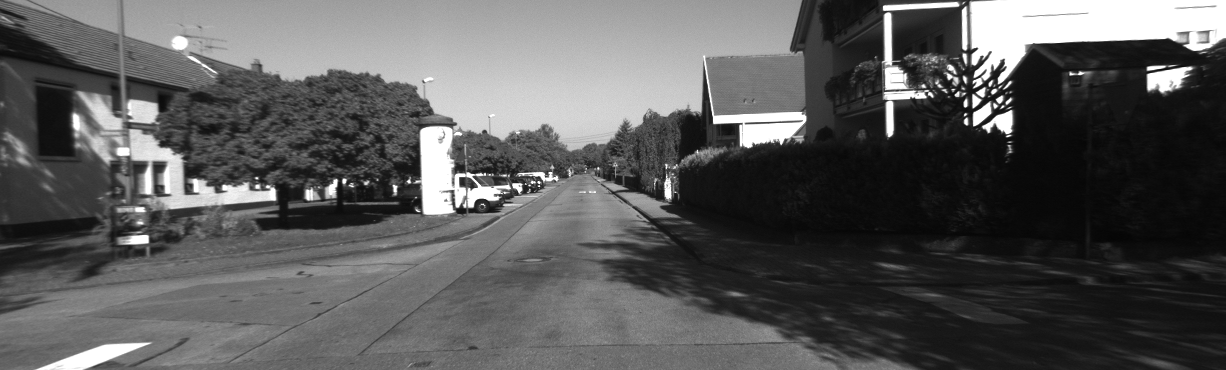
#> input picture data/kitti/05/image_0/000005.png, 1226 x 370 px
$ python -i Image.py   (imports and definitions only)
#> lines starting #> are read from the running program, lines starting #| are printed output that depends on the picture; after the words box and inside, x2 and y2 are one past the last pixel; in counts of white or black regions, pixels touching at a corner belong together
#> further down, picture is the input picture: shape (370, 1226); min 5, max 255, mean 89.7
### src/main/Point2D.py
class Point2D:
    def __init__(self, u, v):
        self.u = u
        self.v = v

### src/main/Image.py
import cv2
import numpy as np
from Point2D import Point2D

class Image:
    def __init__(self, image):
        self.image = image

        self.generate_harris_score()
        self.select_keypoints(300, 8)
        self.describe_keypoints(8)

    def generate_harris_score(self):
        # TODO: Tune parameters of cornerHarris funtion from opencv
        self.harris_score = cv2.cornerHarris(self.image,2,3,0.04)
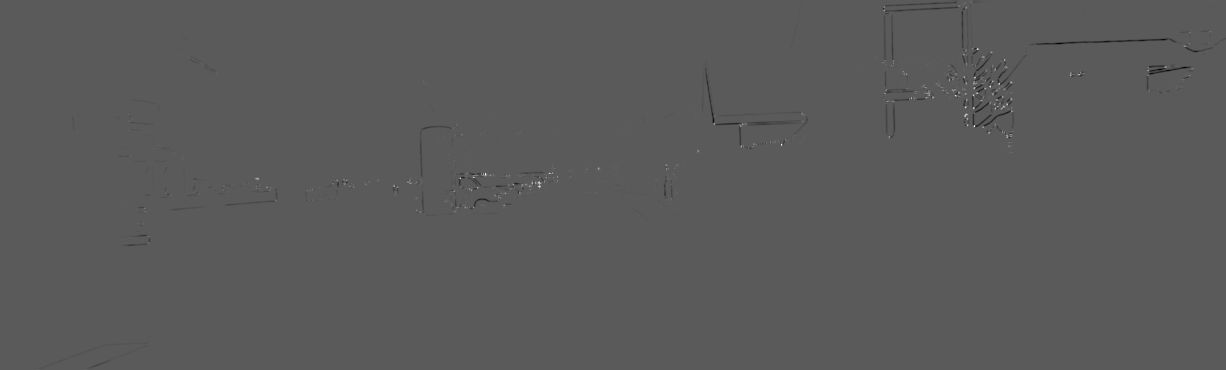
#> self.harris_score: shape (370, 1226) float32; min -0.0238, max 0.0431, mean -4e-05; drawn with min black and max white

        self.harris_score = cv2.dilate(self.harris_score,None)
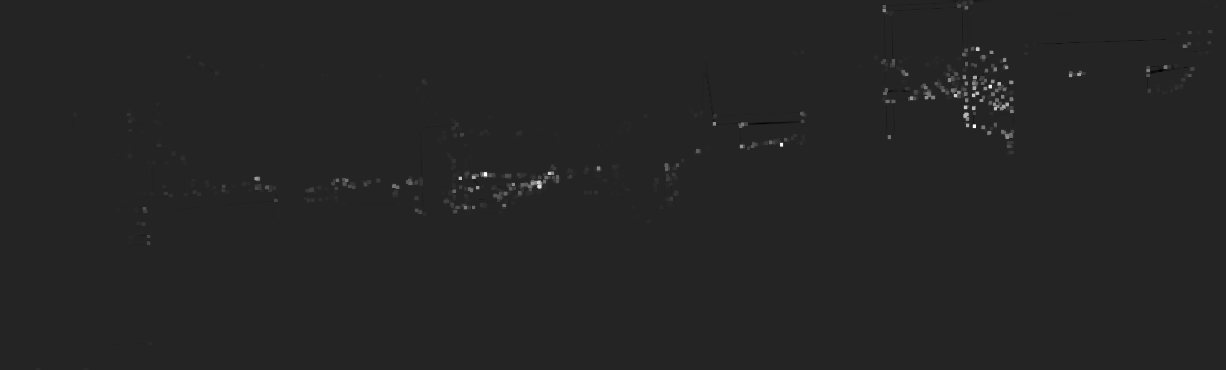
#> self.harris_score: shape (370, 1226) float32; min -0.00711, max 0.0431, mean 0.00011; drawn with min black and max white

        # TODO: Tune parameters
        ret, self.harris_score = cv2.threshold(self.harris_score,0.01*self.harris_score.max(),255,0)
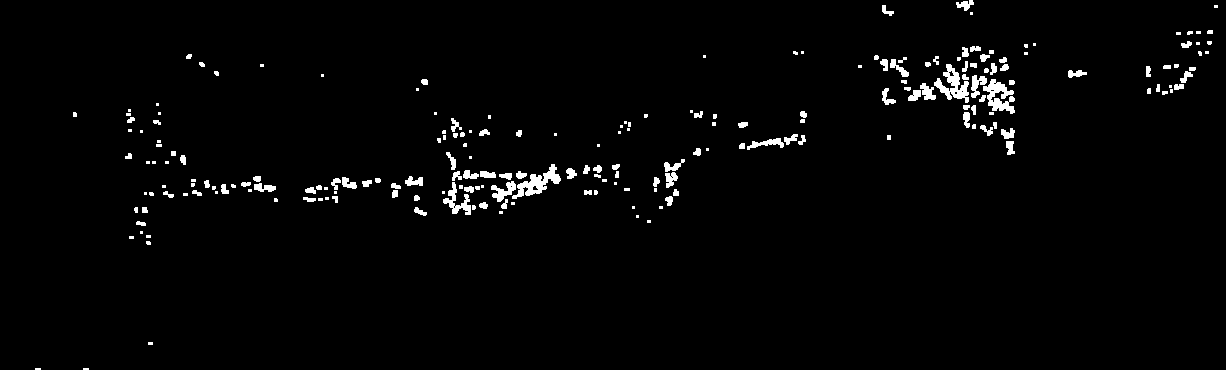
#> self.harris_score: shape (370, 1226) float32; 2.1% white; 213 white regions (95 under 20 px), largest, box (x1, y1, x2, y2) and area: (512, 164, 561, 199) 617, (934, 64, 969, 103) 584, (983, 79, 1015, 114) 571
#> ret = 0.000431

        self.harris_score = np.uint8(self.harris_score)

    def select_keypoints(self, num, r):
        # input number of selected keypoints and patch radius
#> called with num = 300, r = 8
        self.keypoints = []
        temp_scores = np.pad(self.harris_score,[(r,r),(r,r)],mode = 'constant')
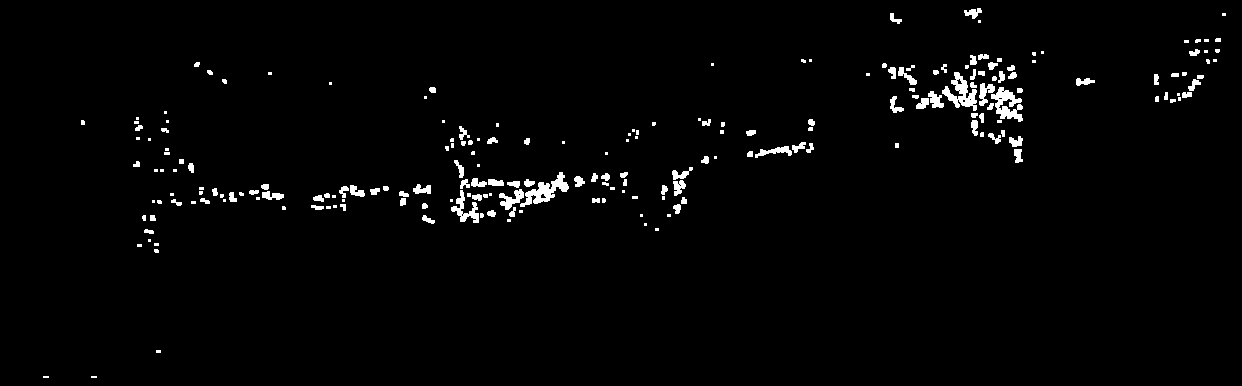
#> temp_scores: shape (386, 1242); 2% white; 213 white regions (95 under 20 px), largest, box (x1, y1, x2, y2) and area: (520, 172, 569, 207) 617, (942, 72, 977, 111) 584, (991, 87, 1023, 122) 571

        for i in range(num):
            max_index = np.array(np.unravel_index(temp_scores.argmax(), temp_scores.shape))
            if(temp_scores[max_index[0], max_index[1]]<=0):
                # Break if max keypoint's score get to zero or below zero.
                break
            diff = max_index-r
            self.keypoints.append(Point2D(int(diff[0]), int(diff[1])))
            temp_scores[max_index[0]-r:max_index[0]+r+1,max_index[1]-r:max_index[1]+r+1] = 0
#> this loop made 280 passes
#> (max_index, diff) on passes 1 to 3: ([8, 977], [0, 969]), ([10, 964], [2, 956]), ([13, 890], [5, 882])
#> temp_scores: shape (386, 1242); 2.01% of pixels changed, all inside (x1, y1, x2, y2) = (43, 8, 1226, 378)
#> after the loop, self.keypoints = 279 items

    def describe_keypoints(self, r):
        # out: return the List of keypoint descriptors
#> called with r = 8
        size = 2*r + 1
        self.keypoints_decription = np.zeros((size*size, len(self.keypoints)))
#> self.keypoints_decription: shape (289, 279) float64; every value is 0
        temp_img = np.pad(self.image, [(r, r), (r,r)], mode='constant')
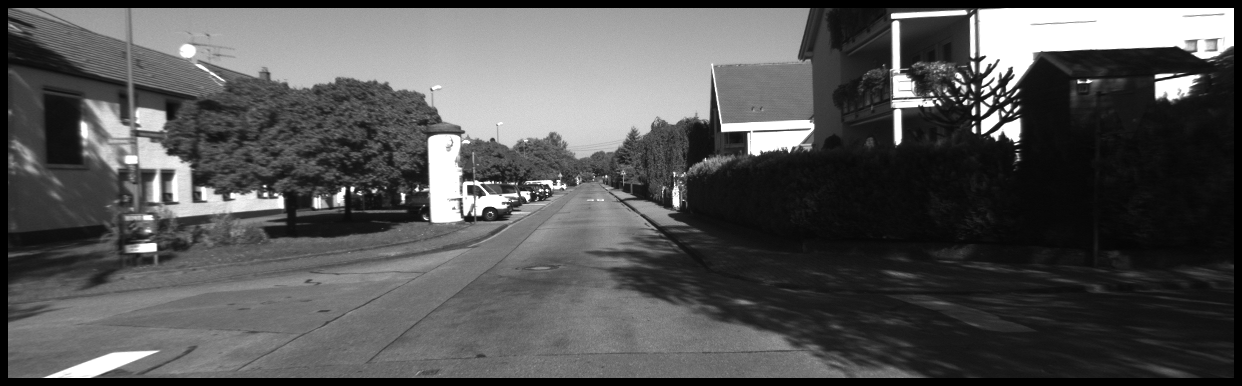
#> temp_img: shape (386, 1242); min 0, max 255, mean 84.9

        for idx, kpt in enumerate(self.keypoints):
            patch = temp_img[kpt.u:kpt.u + size, kpt.v:kpt.v + size].flatten()
            self.keypoints_decription[:, idx] = patch
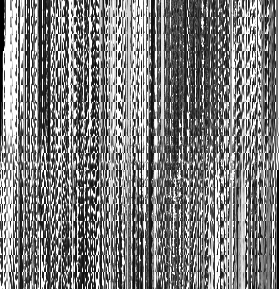
#> self.keypoints_decription: shape (289, 279) float64; min 0, max 255, mean 126

        self.keypoints_description = np.array(self.keypoints_decription)

    def get_keypoints(self):
        return self.keypoints.copy()

    def get_keypoints_descriptions(self):
        return self.keypoints_decription.copy()


>>> import cv2
>>> picture = cv2.imread('../../data/kitti/05/image_0/000005.png', cv2.IMREAD_GRAYSCALE)
>>> result = Image(picture).generate_harris_score()

$ run again, on data/kitti/05/image_0/000018.png
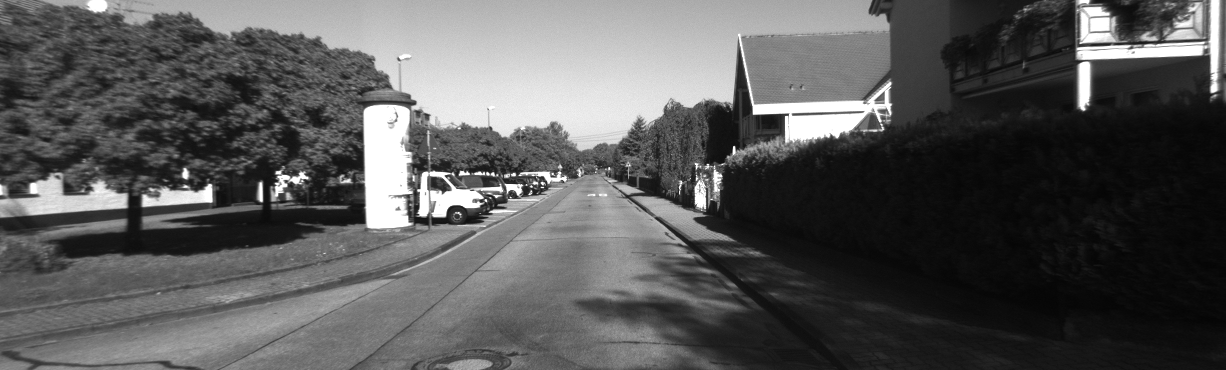
#> input picture data/kitti/05/image_0/000018.png, 1226 x 370 px
#> picture is the input picture: shape (370, 1226); min 4, max 255, mean 87.9
#> in generate_harris_score, `ret, self.harris_score = cv2.threshold(self.harris_score,0.01*self.har..`:
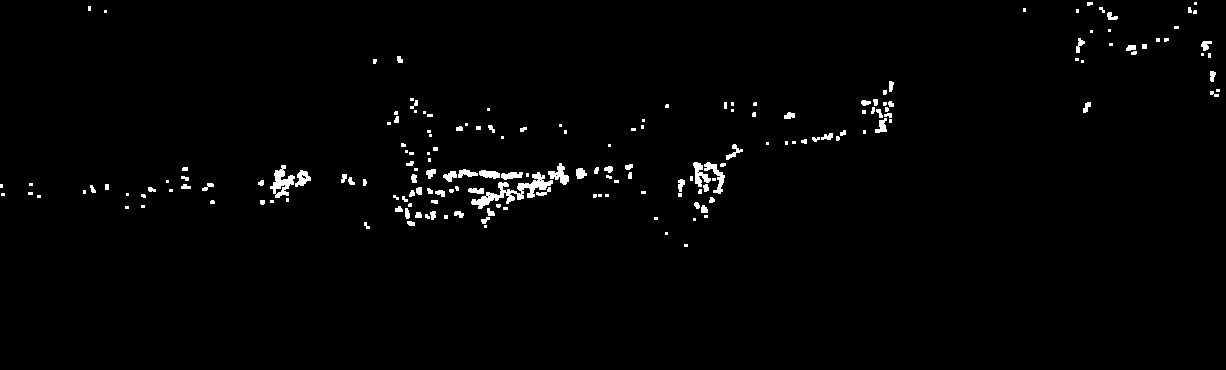
#> self.harris_score: shape (370, 1226) float32; 1.5% white; 184 white regions (96 under 20 px), largest, box (x1, y1, x2, y2) and area: (471, 172, 553, 209) 828, (270, 165, 295, 198) 392, (704, 162, 725, 194) 233
#> ret = 0.000809
#> the loop in select_keypoints, `for i in range(num):` made 212 passes
#> (max_index, diff) on passes 1 to 3: ([10, 1095], [2, 1087]), ([10, 1202], [2, 1194]), ([14, 96], [6, 88])
#> after the loop in select_keypoints, `for i in range(num):`: self.keypoints = 211 items
#> after the loop in describe_keypoints, `for idx, kpt in enumerate(self.keypoints):`:
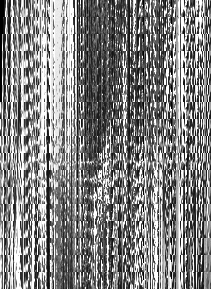
#> self.keypoints_decription: shape (289, 211) float64; min 0, max 255, mean 130.5

$ run again, on data/kitti/05/image_0/000044.png
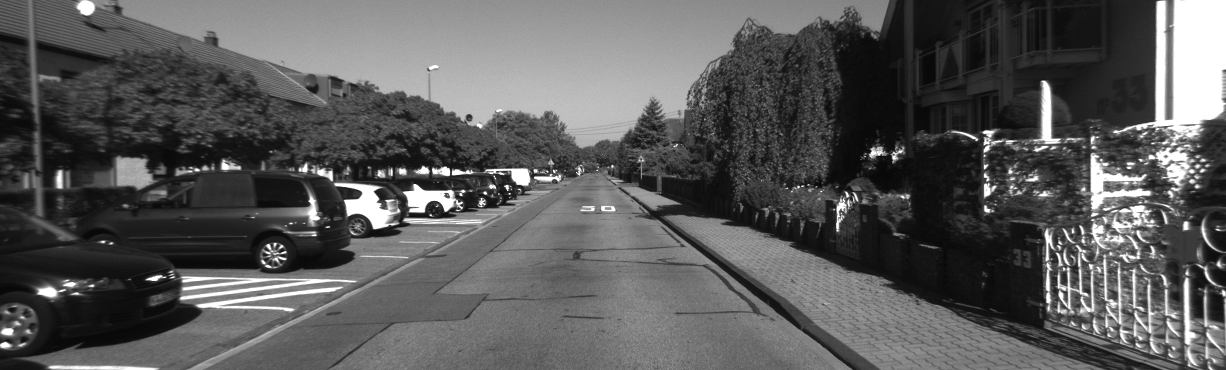
#> input picture data/kitti/05/image_0/000044.png, 1226 x 370 px
#> picture is the input picture: shape (370, 1226); min 3, max 255, mean 89.3
#> ret = 0.000367
#> the loop in select_keypoints, `for i in range(num):` made 300 passes
#> (max_index, diff) on passes 1 to 3: ([8, 88], [0, 80]), ([8, 97], [0, 89]), ([8, 1163], [0, 1155])
#> after the loop in select_keypoints, `for i in range(num):`:
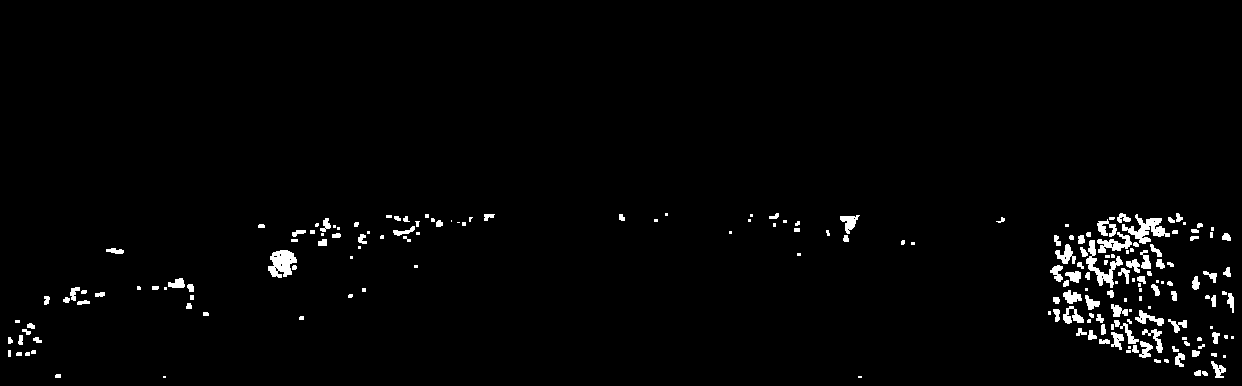
#> temp_scores: shape (386, 1242); 2% white; 192 white regions (75 under 20 px), largest, box (x1, y1, x2, y2) and area: (1122, 214, 1170, 244) 573, (268, 250, 297, 278) 537, (1086, 240, 1123, 288) 506
#> after the loop in select_keypoints, `for i in range(num):`: self.keypoints = 300 items
#> after the loop in describe_keypoints, `for idx, kpt in enumerate(self.keypoints):`:
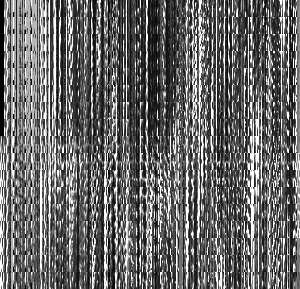
#> self.keypoints_decription: shape (289, 300) float64; min 0, max 255, mean 105.1

$ run again, on data/kitti/05/image_0/000057.png
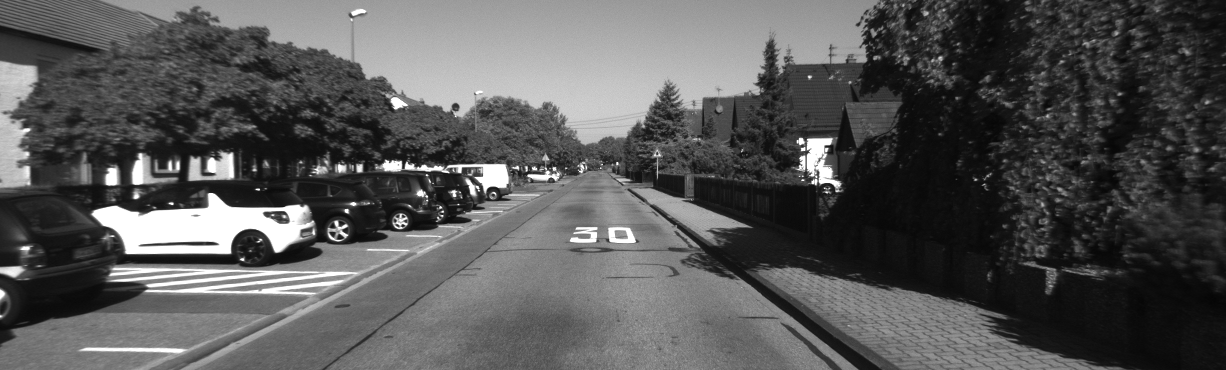
#> input picture data/kitti/05/image_0/000057.png, 1226 x 370 px
#> picture is the input picture: shape (370, 1226); min 5, max 255, mean 86.6
#> ret = 0.000469
#> the loop in select_keypoints, `for i in range(num):` made 300 passes
#> (max_index, diff) on passes 1 to 3: ([8, 923], [0, 915]), ([11, 910], [3, 902]), ([13, 882], [5, 874])
#> after the loop in select_keypoints, `for i in range(num):`:
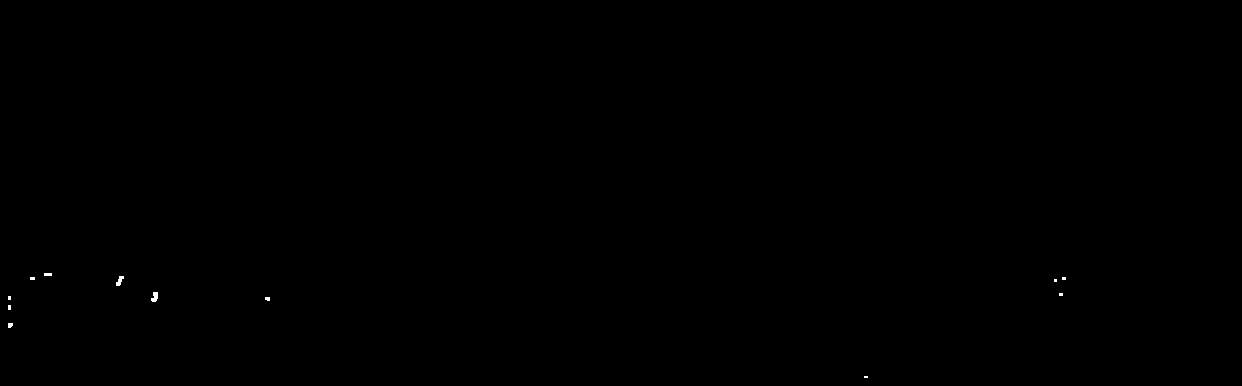
#> temp_scores: shape (386, 1242); 0.05% white; 12 white regions (8 under 20 px), largest, box (x1, y1, x2, y2) and area: (151, 292, 158, 302) 51, (116, 276, 124, 286) 46, (44, 273, 52, 276) 24, (8, 323, 13, 328) 22
#> after the loop in select_keypoints, `for i in range(num):`: self.keypoints = 300 items
#> after the loop in describe_keypoints, `for idx, kpt in enumerate(self.keypoints):`:
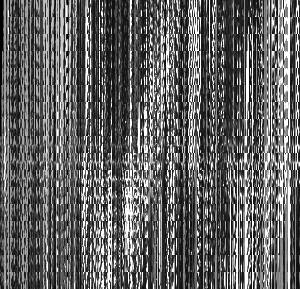
#> self.keypoints_decription: shape (289, 300) float64; min 0, max 255, mean 99.3
